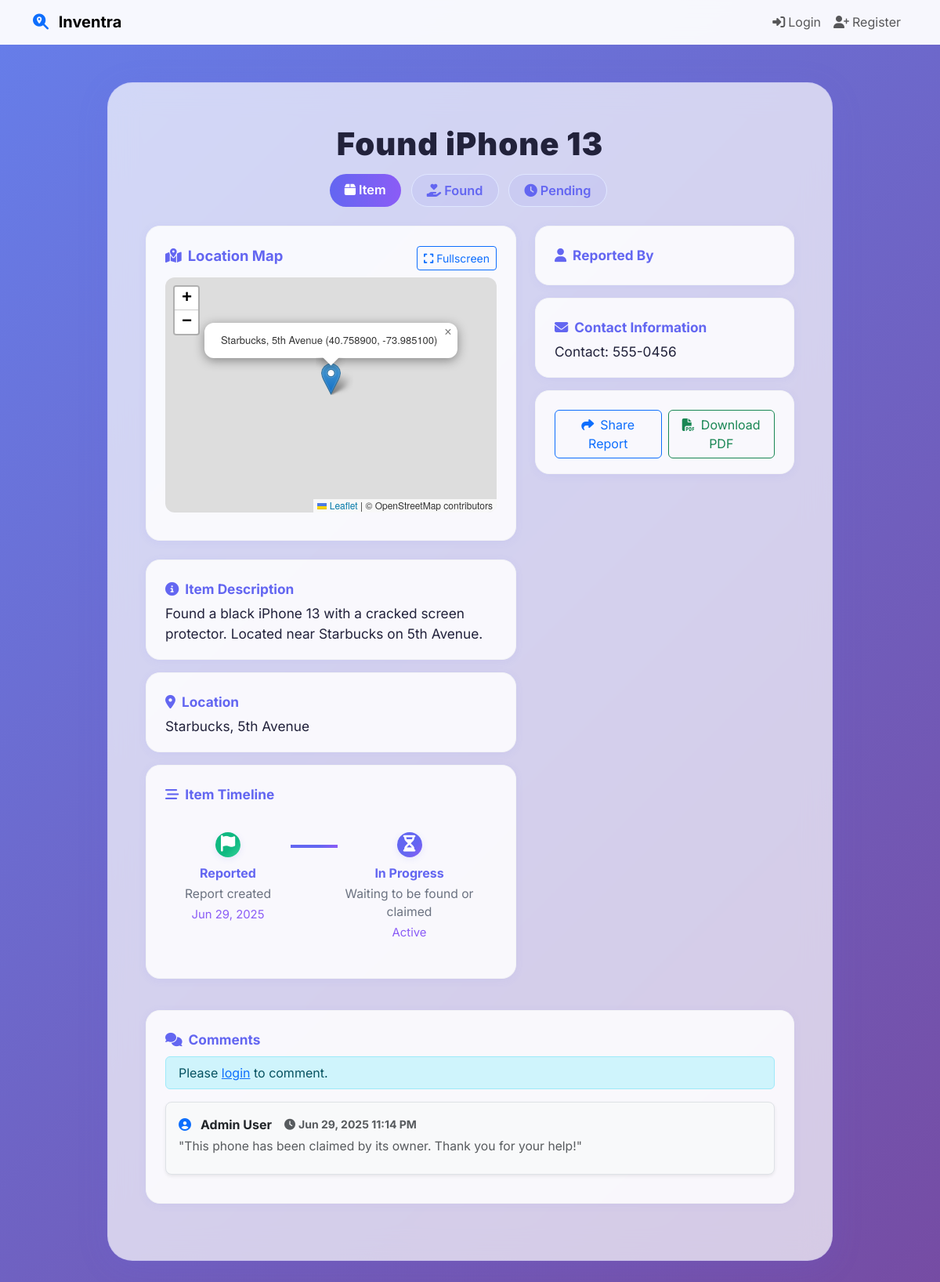
Screenshot of /view.php?id=2 with the database file from the repository.
### tables this page shows
CREATE TABLE reports (
    id INT AUTO_INCREMENT PRIMARY KEY,
    title VARCHAR(255) NOT NULL,
    type ENUM('lost', 'found') NOT NULL,
    category ENUM('item', 'person', 'pet') NOT NULL DEFAULT 'item',
    description TEXT NOT NULL,
    location VARCHAR(255) NOT NULL,
    latitude DECIMAL(10, 8) DEFAULT NULL,
    longitude DECIMAL(11, 8) DEFAULT NULL,
    contact_info TEXT,
    photo VARCHAR(255) DEFAULT NULL,
    status ENUM('pending', 'returned') DEFAULT 'pending',
    reported_by INT,
    created_at TIMESTAMP DEFAULT CURRENT_TIMESTAMP,
    FOREIGN KEY (reported_by) REFERENCES users(id) ON DELETE SET NULL
);

CREATE TABLE comments (
    id INT AUTO_INCREMENT PRIMARY KEY,
    report_id INT NOT NULL,
    user_id INT NOT NULL,
    comment TEXT NOT NULL,
    parent_id INT DEFAULT NULL,
    reply_to VARCHAR(100) DEFAULT NULL,
    created_at TIMESTAMP DEFAULT CURRENT_TIMESTAMP,
    updated_at TIMESTAMP DEFAULT CURRENT_TIMESTAMP ON UPDATE CURRENT_TIMESTAMP,
    
     
    FOREIGN KEY (report_id) REFERENCES reports(id) ON DELETE CASCADE,
    FOREIGN KEY (user_id) REFERENCES users(id) ON DELETE CASCADE,
    FOREIGN KEY (parent_id) REFERENCES comments(id) ON DELETE CASCADE,
    
     
    INDEX idx_report_id (report_id),
    INDEX idx_user_id (user_id),
    INDEX idx_parent_id (parent_id),
    INDEX idx_created_at (created_at)
);

CREATE TABLE users (
    id INT AUTO_INCREMENT PRIMARY KEY,
    name VARCHAR(100) NOT NULL,
    email VARCHAR(100) UNIQUE NOT NULL,
    profile_photo VARCHAR(255) DEFAULT NULL,
    password VARCHAR(255) NOT NULL,
    is_admin TINYINT(1) DEFAULT 0,
    created_at TIMESTAMP DEFAULT CURRENT_TIMESTAMP
);

### view.php (the view, shortened to what this page needs)
<?php
require 'includes/db.php';
$profile_photo = null;
?>
<!DOCTYPE html>
<html lang="en">
<head>
    <link href="https://cdn.jsdelivr.net/npm/bootstrap@5.3.0/dist/css/bootstrap.min.css" rel="stylesheet">
    <link href="https://cdnjs.cloudflare.com/ajax/libs/font-awesome/6.4.0/css/all.min.css" rel="stylesheet">
    <link rel="stylesheet" href="https://cdn.jsdelivr.net/npm/leaflet@1.9.4/dist/leaflet.css" />
</head>
<body>
    <nav class="navbar navbar-expand-lg navbar-light sticky-top">
        <div class="container">
            <a class="navbar-brand fw-bold" href="index.php">
                <i class="fas fa-search-location text-primary me-2"></i>
                Inventra
            </a>
            <div class="navbar-nav ms-auto">
                <?php if (isset($_SESSION['user_id'])): ?>
                    <div class="nav-item dropdown">
                        <a class="nav-link dropdown-toggle d-flex align-items-center" href="#" id="profileDropdown" role="button" data-bs-toggle="dropdown" aria-expanded="false">
                            <span class="rounded-circle bg-primary text-white d-flex justify-content-center align-items-center me-2" style="width: 36px; height: 36px; font-size: 1.2rem; font-weight: 600; overflow: hidden;">
                                <?php if (!empty($profile_photo)): ?>
                                    <img src="<?= htmlspecialchars($profile_photo) ?>" alt="Profile" style="width:100%;height:100%;object-fit:cover;object-position:center;border-radius:50%;">
                                <?php else: ?>
                                    <?php echo strtoupper(substr(trim($_SESSION['name']), 0, 1)); ?>
                                <?php endif; ?>
                            </span>
                        </a>
                        <ul class="dropdown-menu dropdown-menu-end" aria-labelledby="profileDropdown">
                            <li><a class="dropdown-item" href="edit_profile.php"><i class="fas fa-user-edit me-2"></i>Edit Profile</a></li>
                            <?php if (isset($_SESSION['is_admin']) && $_SESSION['is_admin'] == 1): ?>
                            <li><a class="dropdown-item" href="admin/dashboard.php"><i class="fas fa-cog me-2"></i>Admin Panel</a></li>
                            <?php endif; ?>
                            <li><hr class="dropdown-divider"></li>
                            <li><a class="dropdown-item" href="logout.php"><i class="fas fa-sign-out-alt me-2"></i>Logout</a></li>
                        </ul>
                    </div>
                <?php else: ?>
                    <a class="nav-link" href="login.php">
                        <i class="fas fa-sign-in-alt me-1"></i>Login
                    </a>
                    <a class="nav-link" href="register.php">
                        <i class="fas fa-user-plus me-1"></i>Register
                    </a>
                <?php endif; ?>
            </div>
        </div>
    </nav>
    <div class="container py-5">
        <?php
        $id = intval($_GET['id']);
        $stmt = $conn->prepare("SELECT r.*, u.name as reporter_name, u.email as reporter_email FROM reports r LEFT JOIN users u ON r.reported_by = u.id WHERE r.id = ?");
        $stmt->bind_param("i", $id);
        $stmt->execute();
        $result = $stmt->get_result();
        if ($result->num_rows === 1) {
            $report = $result->fetch_assoc();
            $type_icon = $report['type'] === 'lost' ? 'fa-exclamation-triangle' : 'fa-hand-holding-heart';
            $status_icon = $report['status'] === 'returned' ? 'fa-check-circle' : 'fa-clock';
            $category_icon = 'fa-box';
            $category_text = 'Item';
        ?>
        <div class="row justify-content-center">
            <div class="col-lg-10">
                <div class="glass-card p-4 p-md-5">
                    <div class="big-title mb-2"><?= htmlspecialchars($report['title']) ?></div>
                    <div class="d-flex flex-wrap justify-content-center mb-4 gap-2">
                        <span class="badge-modern filled"><i class="fas <?= $category_icon ?> me-1"></i><?= $category_text ?></span>
                        <span class="badge-modern"><i class="fas <?= $type_icon ?> me-1"></i><?= ucfirst($report['type']) ?></span>
                        <span class="badge-modern"><i class="fas <?= $status_icon ?> me-1"></i><?= ucfirst($report['status']) ?></span>
                    </div>
                    <div class="row g-4">
                        <div class="col-md-7">
                            <div class="mb-4">
                                <div class="info-card">
                                    <div class="d-flex justify-content-between align-items-center mb-2">
                                        <div class="info-label" style="font-size:1.15rem;"><i class="fas fa-map-marked-alt me-2"></i>Location Map</div>
                                        <button type="button" class="btn btn-outline-primary btn-sm" data-bs-toggle="modal" data-bs-target="#mapModal">
                                            <i class="fas fa-expand"></i>
                                            <span>Fullscreen</span>
                                        </button>
                                    </div>
                                    <div id="map"></div>
                                </div>
                            </div>
                            <div class="info-card mb-3 clickable-info" data-bs-toggle="modal" data-bs-target="#descModal" style="cursor:pointer;">
                                <div class="info-label"><i class="fas fa-info-circle me-2"></i><?= $category_text ?> Description</div>
                                <div class="info-value"><?= nl2br(htmlspecialchars($report['description'])) ?></div>
                            </div>
                            <div class="info-card mb-3 clickable-info" data-bs-toggle="modal" data-bs-target="#locationModal" style="cursor:pointer;">
                                <div class="info-label"><i class="fas fa-map-marker-alt me-2"></i>Location</div>
                                <div class="info-value"><?= htmlspecialchars($report['location']) ?></div>
                            </div>
                            <div class="info-card mb-3 clickable-info" data-bs-toggle="modal" data-bs-target="#timelineModalAll" style="cursor:pointer;">
                                <div class="info-label mb-2"><i class="fas fa-stream me-2"></i><?= $category_text ?> Timeline</div>
                                <div class="horizontal-timeline">
                                    <div class="timeline-step active">
                                        <div class="timeline-dot"><i class="fas fa-flag"></i></div>
                                        <div class="timeline-label">Reported</div>
                                        <div class="timeline-desc">Report created</div>
                                        <div class="timeline-date"><?= date('M j, Y', strtotime($report['created_at'])) ?></div>
                                        <div class="timeline-connector"></div>
                                    </div>
                                    <?php if ($report['status'] !== 'returned'): ?>
                                    <div class="timeline-step">
                                        <div class="timeline-dot"><i class="fas fa-hourglass-half"></i></div>
                                        <div class="timeline-label">In Progress</div>
                                        <div class="timeline-desc">Waiting to be found or claimed</div>
                                        <div class="timeline-date">Active</div>
                                    </div>
                                    <?php endif; ?>
                                </div>
                            </div>
                        </div>
                        <div class="col-md-5">
                            <div class="info-card mb-3 clickable-info" data-bs-toggle="modal" data-bs-target="#reporterModal" style="cursor:pointer;">
                                <div class="info-label"><i class="fas fa-user me-2"></i>Reported By</div>
                            </div>
                            <div class="info-card mb-3 clickable-info" data-bs-toggle="modal" data-bs-target="#contactModal" style="cursor:pointer;">
                                <div class="info-label"><i class="fas fa-envelope me-2"></i>Contact Information</div>
                                <div class="info-value"><?= htmlspecialchars($report['contact_info'] ?? $report['reporter_email']) ?></div>
                            </div>
                            <div class="info-card mb-3 text-center d-flex gap-2">
                                <button class="btn btn-outline-primary w-100" onclick="navigator.share ? navigator.share({title:document.title,url:window.location.href}) : window.alert('Copy the link to share!')">
                                    <i class="fas fa-share me-2"></i>Share Report
                                </button>
                                <button class="btn btn-outline-success w-100" onclick="printReport()">
                                    <i class="fas fa-file-pdf me-2"></i>Download PDF
                                </button>
                            </div>
                        </div>
                    </div>
                    <div class="info-card mt-4">
                        <div class="info-label mb-2"><i class="fas fa-comments me-2"></i>Comments</div>
                        <?php
                        $stmt = $conn->prepare("
                            SELECT c.*, u.name,
                                   (SELECT COUNT(*) FROM comments r WHERE r.parent_id = c.id) as reply_count
                            FROM comments c
                            JOIN users u ON c.user_id = u.id
                            WHERE c.report_id = ? AND c.parent_id IS NULL
                            ORDER BY c.created_at DESC
                            LIMIT 2
                        ");
                        $stmt->bind_param("i", $id);
                        $stmt->execute();
                        $comments = $stmt->get_result();
                        ?>
                        <div class="mb-3">
                            <?php if (isset($_SESSION['user_id'])): ?>
                            <form method="post" class="d-flex align-items-start gap-2" id="comment-form">
                                <textarea name="comment" class="form-control rounded-3 shadow-sm" rows="2" placeholder="Add a comment..." required></textarea>
                                <button type="submit" name="add_comment" class="btn btn-primary rounded-3 shadow-sm"><i class="fas fa-paper-plane"></i></button>
                            </form>
                            <?php else: ?>
                            <div class="alert alert-info py-2">Please <a href="login.php">login</a> to comment.</div>
                            <?php endif; ?>
                        </div>
                        <div>
                            <?php if ($comments->num_rows > 0): ?>
                                <?php while ($c = $comments->fetch_assoc()): ?>
                                    <div class="border rounded-3 p-3 mb-3 bg-light position-relative shadow-sm">
                                        <div class="fw-bold mb-1 d-flex align-items-center gap-2">
                                            <i class="fas fa-user-circle me-1 text-primary"></i><?= htmlspecialchars($c['name']) ?>
                                            <span class="text-muted small ms-2">
                                                <i class="fas fa-clock me-1"></i><?= date('M j, Y g:i A', strtotime($c['created_at'])) ?>
                                            </span>
                                        </div>
                                        <div class="text-muted mb-2" style="font-size:0.98rem;">"<?= htmlspecialchars($c['comment']) ?>"</div>
                                    </div>
                                <?php endwhile; ?>
                            <?php else: ?>
                                <div class="text-muted">No comments yet. Be the first to comment!</div>
                            <?php endif; ?>
                        </div>
                    </div>
                </div>
            </div>
        </div>
        <?php
        }
        ?>
    </div>
</body>
</html>

### rows the page displays
reports: title "Found iPhone 13", type "Found", status "Pending", description "Found a black iPhone 13 with a cracked screen protector. Located near Starbucks on 5th Avenue.", location "Starbucks, 5th Avenue", created_at "Jun 29, 2025", contact_info "Contact: 555-0456"
comments: user.name "Admin User", created_at "Jun 29, 2025 11:14 PM", comment "This phone has been claimed by its owner. Thank you for your help!"

### other values shown
$category_text "Item"
